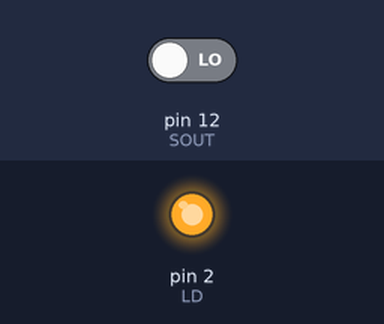
Recording of a sketch running on a simulated Arduino Uno, built with avr-gcc and run on an emulated ATmega328P. On the bench: output pins drawn as LEDs (lit = HIGH). The test bench sets the inputs (shaded band); at power-on: pin 12 (SOUT) LOW. Pins used as bus, display or sensor lines are not drawn; what the sketch prints to the serial monitor is not drawn.

Above: at 0.1 s.
Timing chart, 0 to 1.6 s (numbered marks = the images above):
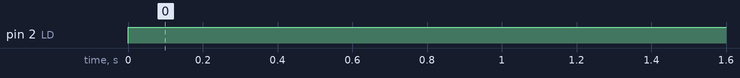

Measured:
- by itself, pin 2 (LD): LOW → HIGH at 0.00 s

The sketch:

shift_74hc165_bitbang.ino
```cpp
#define SOUT   12
#define CLK    13
#define LD      2

void setup() {
  noInterrupts();
  Serial.begin(9600);
  while (!Serial) {}
  Serial.println("Setup begin");

  pinMode(SOUT, INPUT);
  pinMode(CLK, OUTPUT);
  pinMode(LD, OUTPUT);
  Serial.println("Pin mode set done");

  digitalWrite(CLK, HIGH);
  digitalWrite(LD, HIGH);
  Serial.println("Pin level set");
  Serial.println("Setup done");

  interrupts();
  Serial.println("Go");
}

void pulse(int pin){
  digitalWrite(pin, LOW);
  digitalWrite(pin, HIGH);
}

void loop() {


  pulse(LD);

  Serial.println("----");
  uint8_t data = 0x00;
  for(uint8_t i = 0; i < 8; i++){
    uint8_t in = digitalRead(SOUT);
    Serial.print(in);
    data |= (in << i);
    pulse(CLK);
  }
  Serial.println();
  Serial.println(data, BIN);
  delay(1000);

}
```
